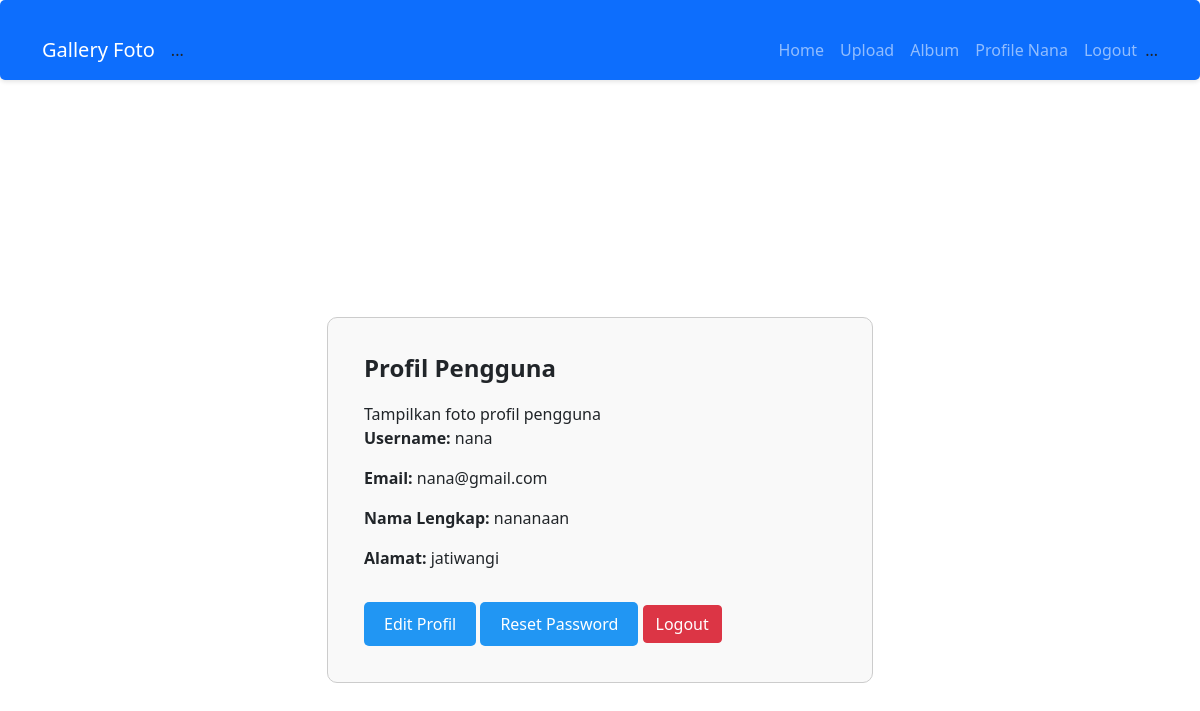
Page /?url=profile (signed in) on the committed database.
### tables this page shows
CREATE TABLE `userfoto` (
  `UserID` int(11) NOT NULL,
  `Username` varchar(255) NOT NULL,
  `Password` varchar(255) NOT NULL,
  `Email` varchar(255) NOT NULL,
  `NamaLengkap` varchar(255) NOT NULL,
  `Alamat` text NOT NULL,
  `foto` varchar(255) NOT NULL
);

### page/profil.php (the view, shortened to what this page needs)
<?php
include 'koneksi.php';
$username = $_SESSION['username'];
$query = "SELECT * FROM userfoto WHERE Username='$username'";
$result = mysqli_query($conn, $query);
$user = mysqli_fetch_assoc($result);
?>
<!DOCTYPE html>
<html lang="en">
<head>
    <link rel="stylesheet" href="assets/css/bootstrap.min.css">
    <link rel="stylesheet" href="assets/css/style.css">
</head>
<body>
    <div class="container">
        <div class="row justify-content-center align-items-center vh-100">
            <div class="col-6">
                <div class="card">
                    <div class="card-body">
                        <h4 class="card-title">Profil Pengguna</h4>
                        Tampilkan foto profil pengguna
                        <p><strong>Username:</strong> <?php echo $user['Username']; ?></p>
                        <p><strong>Email:</strong> <?php echo $user['Email']; ?></p>
                        <p><strong>Nama Lengkap:</strong> <?php echo $user['NamaLengkap']; ?></p>
                        <p><strong>Alamat:</strong> <?php echo $user['Alamat']; ?></p>
                        <a href="?url=editprofil" class="btn btn-primary mt-3">Edit Profil</a>
                        <a href="?url=reset" class="btn btn-primary mt-3">Reset Password</a>
                        <a href="logout.php" class="btn btn-danger mt-3">Logout</a>
                    </div>
                </div>
            </div>
        </div>
    </div>
</body>
</html>

### assets/css/style.css (style rules this page uses)
.container { margin-top: 20px; }
.row { display: flex; justify-content: space-between; }
.card { border: 1px solid #ccc; border-radius: 10px; padding: 20px; background-color: #f9f9f9; }
.card-title { font-size: 24px; font-weight: bold; margin-bottom: 20px; }
.btn-primary { background-color: #2196F3; color: white; padding: 10px 20px; border: none; border-radius: 5px; cursor: pointer; font-size: 16px; }

### rows in the picture
userfoto: Username "nana", Email "nana@gmail.com", NamaLengkap "nananaan", Alamat "jatiwangi"

### other values in the picture
$_SESSION['username'] "Nana"
